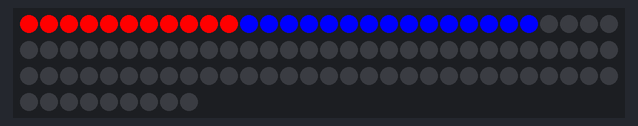
Recording of a sketch running on a simulated Arduino Uno, built with avr-gcc and run on an emulated ATmega328P. Shown: 99 RGB LEDs in strip order, left to right, continuing on the next row.

Above: at 1.5 s.
At 7.13 s:
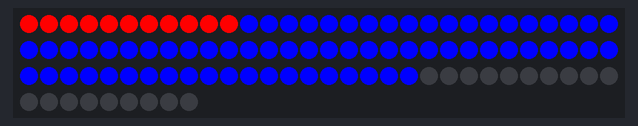
At 9.3 s:
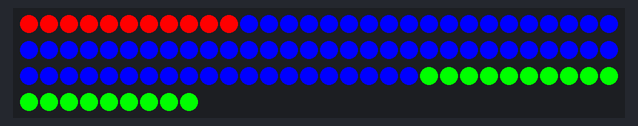

The sketch:

LedEscapamento.ino
```cpp
#include <Adafruit_NeoPixel.h>

#define LED_PIN    6
#define NUM_LEDS   99
#define FIRST_BREAKPOINT 11
#define SECOND_BREAKPOINT 26
#define THIRD_BREAKPOINT 70
#define FOURTH_BREAKPOINT 80

Adafruit_NeoPixel strip = Adafruit_NeoPixel(NUM_LEDS, LED_PIN, NEO_GRB + NEO_KHZ800);

const uint32_t RED = strip.Color(255, 0, 0);
const uint32_t GREEN = strip.Color(0, 255, 0);
const uint32_t BLUE = strip.Color(0, 0, 255);

void setup() {
  strip.begin();
  strip.show(); // Inicializa todos os LEDs para estar apagados
}

void loop() {
  //Acende os LEDs em vermelho até o final do catalisador para simular ar nocivo
  AcenderLeds(0, SECOND_BREAKPOINT, RED, 50);

  //Alterna os LEDs do catalisador entre vermelho e azul para simular o processo de filtragem
  AcenderLeds(FIRST_BREAKPOINT, SECOND_BREAKPOINT, BLUE, 0);
  delay(500);
  AcenderLeds(FIRST_BREAKPOINT, SECOND_BREAKPOINT, RED, 0);
  delay(500);
  AcenderLeds(FIRST_BREAKPOINT, SECOND_BREAKPOINT, BLUE, 0);
  delay(500);
  AcenderLeds(FIRST_BREAKPOINT, SECOND_BREAKPOINT, RED, 0);
  delay(500);
  AcenderLeds(FIRST_BREAKPOINT, SECOND_BREAKPOINT, BLUE, 0);
  delay(500);

  //Acende os LEDs em azul até o final do difusor para simular ar filtrado
  AcenderLeds(SECOND_BREAKPOINT, FOURTH_BREAKPOINT, BLUE, 50);

  //Acende e apaga os LEDs do difusor para simular a circulação do ar dentro do escapamento
  ApagarLeds(FOURTH_BREAKPOINT, THIRD_BREAKPOINT, 50);
  AcenderLeds(THIRD_BREAKPOINT, FOURTH_BREAKPOINT, BLUE, 50);

  //Acende os LEDs em verde para simular a saída do ar para o meio-ambiente
  AcenderLeds(FOURTH_BREAKPOINT, NUM_LEDS, GREEN, 50);
  delay(2000);

  // Define a cor de todos os LEDs como preto para reiniciar o processo
  strip.fill(strip.Color(0, 0, 0));
  strip.show();

}

void AcenderLeds(int firstLED, int lastLED, uint32_t color, int time){
  for (int i = firstLED; i < lastLED; i++){
    strip.setPixelColor(i, color);
    strip.show();
    delay(time);
  }
}

void ApagarLeds(int firstLED, int lastLED, int time){
  for (int i = firstLED; i >= lastLED; i--){
    strip.setPixelColor(i, strip.Color(0, 0, 0));
    strip.show();
    delay(time);
  }
}
```

Measured:
- by itself, everything shown: repeats every 11.3 s, in 125 steps
- what the display in image 2 shows lasts 2.1 s, from 9.2 s to 11.3 s
